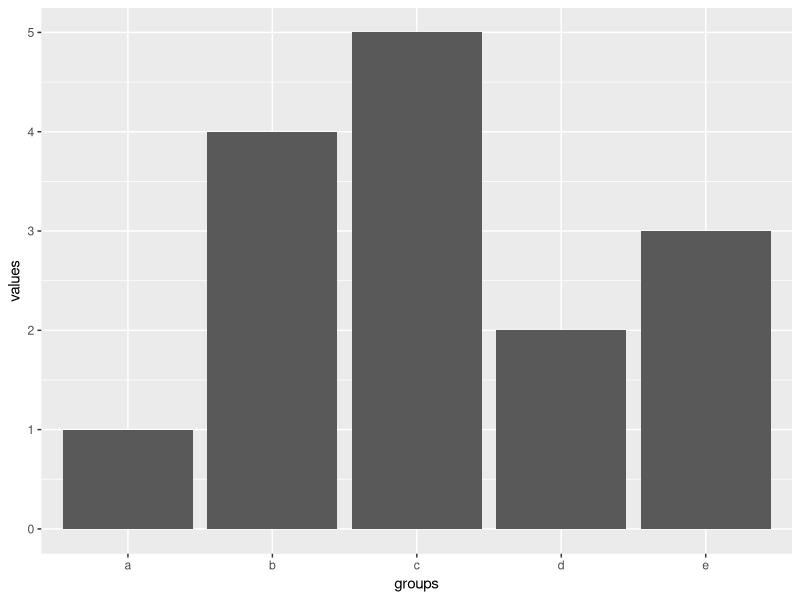
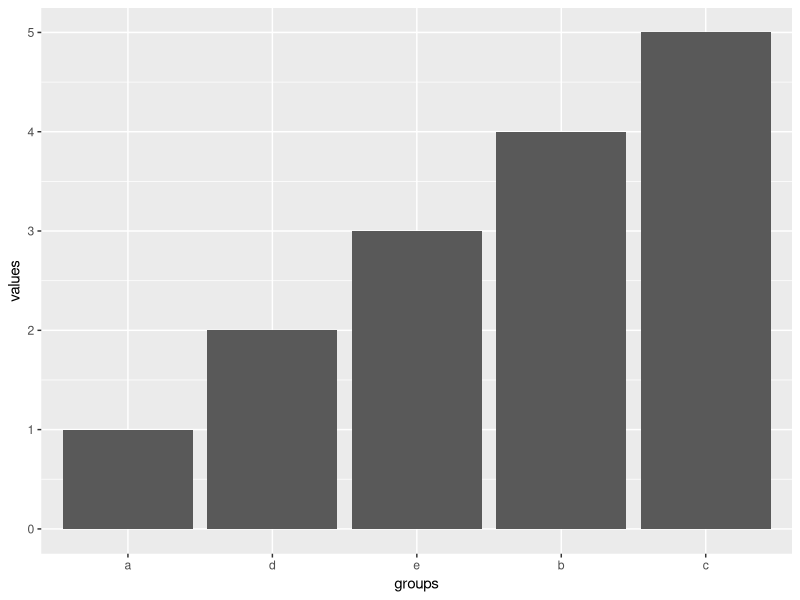
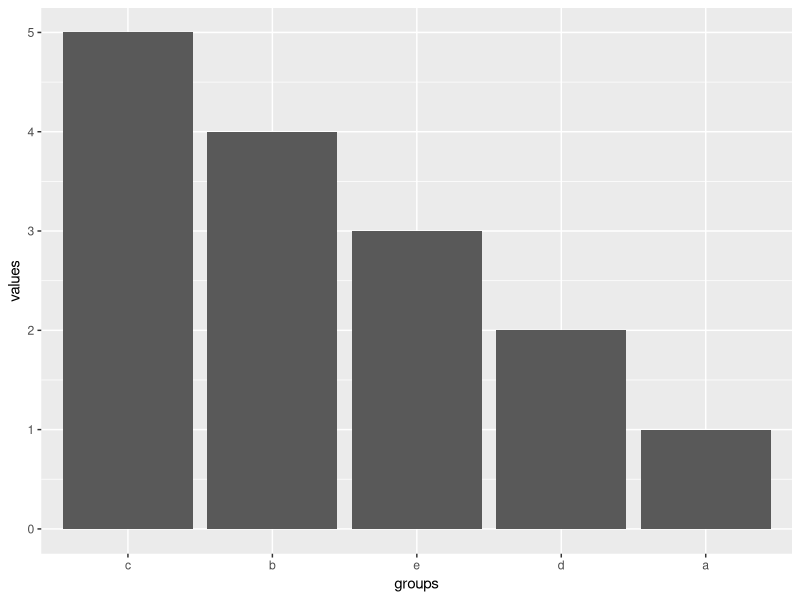

The R script that drew these images, in order:
#### Forcats

library(tidyverse)

# A factor is a categorical variable in which the factors have some kind of relationship with each other.

# Imagine a dataset that looks like this:

groups<-rep(c("GroupA","GroupB","GroupC"),2)
time<-c(1,1,1,2,2,2)
relative_score<-c("High","Medium","Low","Low","High","Medium")
exact_score<-c(3,2,1,1,3,2)

dat<-tibble(groups,time,relative_score,exact_score)

# Score is a categorical variable. It describes three different conditions, but they are numbers. They have relative values, but not numerically. Right now, the column "score" is a character vector, but this loses the relative value.

# Let's make this a factor

dat$relative_score<-factor(dat$relative_score)

# Now we see that the score column is a factor. To determine the "levels" of the factor or their values relative to each other, let's just call up that column.

dat$relative_score

# This output shows that there are now "levels" to the factor, which indicate their relative values. However, right now, those factors are in the wrong order. We need to "relevel" the factor.

fct_relevel(dat$relative_score,"Low","Medium","High")

# There are lots of quick functions for changing the order of the factors like this. See the cheat sheet for more examples. However, one of the most useful is fct_reorder, which allows you to reorder a factor based on the levels' relationship with another variable.

# Consider this example:

groups<-c("c","d","e","b","a")
values<-c(5,2,3,4,1)

dat<-tibble(groups,values)

dat %>% 
  ggplot(aes(x=groups,y=values))+
  geom_bar(stat="identity")

### By default, ggplot is organizing the bars alphabetically, but you might want to sort the bars in the ascending or descending value. The easier way to do is the reorder the groups variable as a factor.

#revel groups ascending by values
dat$groups<-fct_reorder(dat$groups,dat$values)

dat %>% 
  ggplot(aes(x=groups,y=values))+
  geom_bar(stat="identity")

#or by descending if you prefer
dat$groups<-fct_reorder(dat$groups,desc(dat$values))

dat %>% 
  ggplot(aes(x=groups,y=values))+
  geom_bar(stat="identity")


